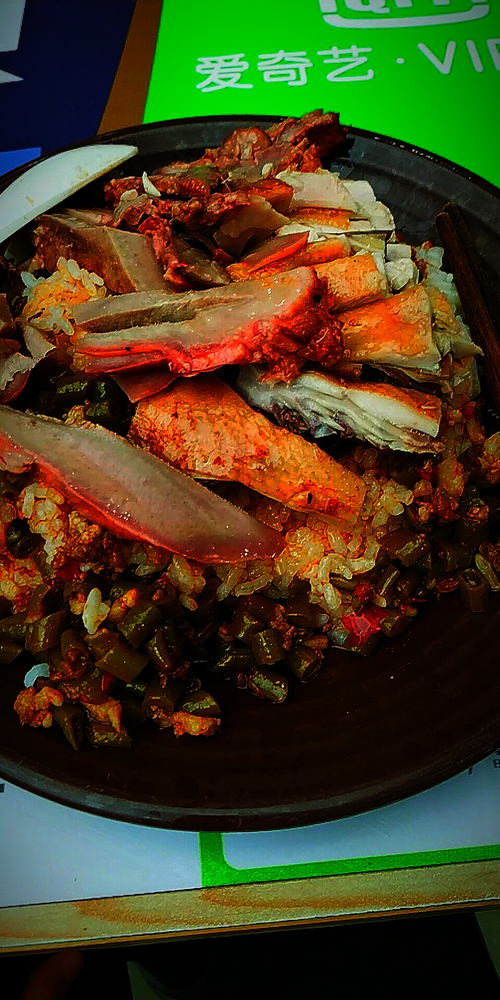
#> input picture test.png, 500 x 1000 px, shrunk from 960 x 1920 before the run
$ python mainTest_png.py   (older library calls are emulated)
#> lines starting #> are read from the running program, lines starting #| are printed output that depends on the picture
### GraphDict.py
import matplotlib.pyplot as plt
import matplotlib.image as img
import numpy as np

def dict(image):
	#为图像创建一个绘制直方图用的字典
	rows,cols,dims = image.shape
	Histo = {}
	for i in range(0,256):
		#建立一个空字典让其所有元素初值为0
		Histo[i] = 0
	for row in range(0,rows):
		for col in range(0,cols):
			j = round(image[row,col,0])
			#字典键值(该灰度值的像元数量)加一
			Histo[j] = Histo[j] + 1
	return Histo

### HistogramEqualization.py
import matplotlib.pyplot as plt
import matplotlib.image as img
import numpy as np
import GraphDict


def H_E(image):
	Dict = GraphDict.dict(image)#调用GraphDict，建立图像字典，key是灰度值，value是图像中这一灰度值的像元的个数。
	rows,cols,dims = image.shape
	for row in range(0,rows):
		for col in range(0,cols):
			for j in range(0,3):
				i = round(image[row,col,j])#得到该点的灰度值并将其转换为0~255的量级
				sumDict = 0
				for x in range(0,i+1):
					sumDict = sumDict + Dict[x]
				image[row,col,j] = 255*sumDict/(rows*cols)#直方图均衡，并将灰度值转换回0~1量级


### DrawHistogram.py
import matplotlib.pyplot as plt
import matplotlib.image as img
import numpy as np
import GraphDict as GD

def draw(image):
	img=np.array(image)
	arr=img.flatten()
	n, bins, patches = plt.hist(arr, bins=256, normed=0, facecolor='black', alpha=0.75)
	plt.show()

### mainTest_png.py
import matplotlib.pyplot as plt
from PIL import Image
import matplotlib.image as img
import numpy as np
import GraphDict as GD
import HistogramEqualization as HE
import DrawHistogram as DH

test = np.array(Image.open('test.png'))
#> test is the input picture: shape (1000, 500, 4); mean R, G, B, A 69, 62.6, 29.1, 255

HE.H_E(test)#直方图均衡
#> after the loop in dict, `for row in range(0,rows):`: Histo = 256 items
#> after the loop in H_E, `for row in range(0,rows):`:
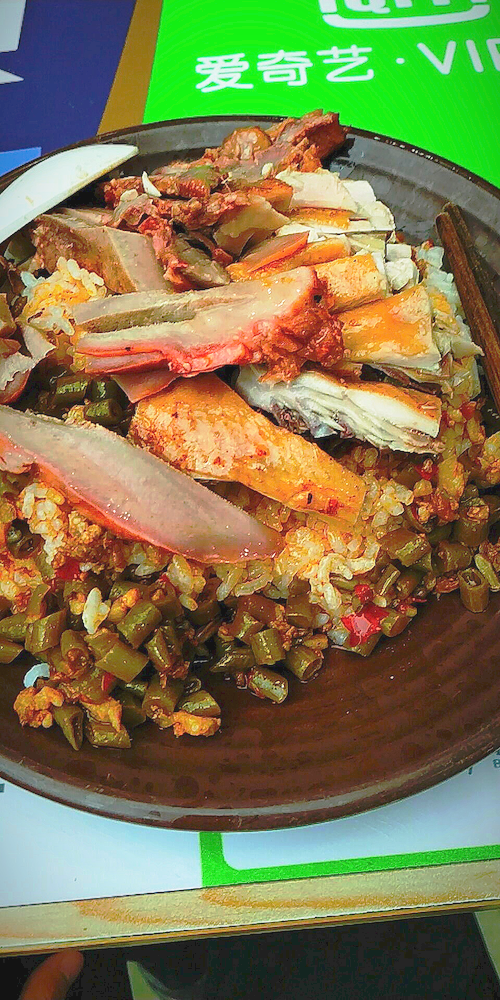
#> image: shape (1000, 500, 4); mean R, G, B, A 128.8, 122, 77.7, 255

Dict = GD.dict(test)
#> Dict = 256 items
print(Dict)#打印像素字典
#> (printed output is left out)

DH.draw(test)#描绘直方图
#> in draw, `n, bins, patches = plt.hist(arr, bins=256, normed=0, facecolor='black'..`: n = 256 values, max 501070 at index 255, min 0 at index 1, mean 7812.5; bins = 257 values from 19 to 255; patches = 256 items
#> in draw, `plt.show()`:
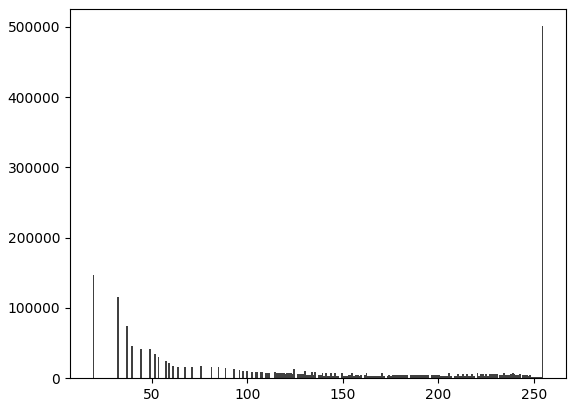
#> figure drawn by matplotlib, 1 panel; tallest bar 501070 high, from x = 254.1 to 255

plt.imshow(test)
plt.axis('off')
plt.show()
